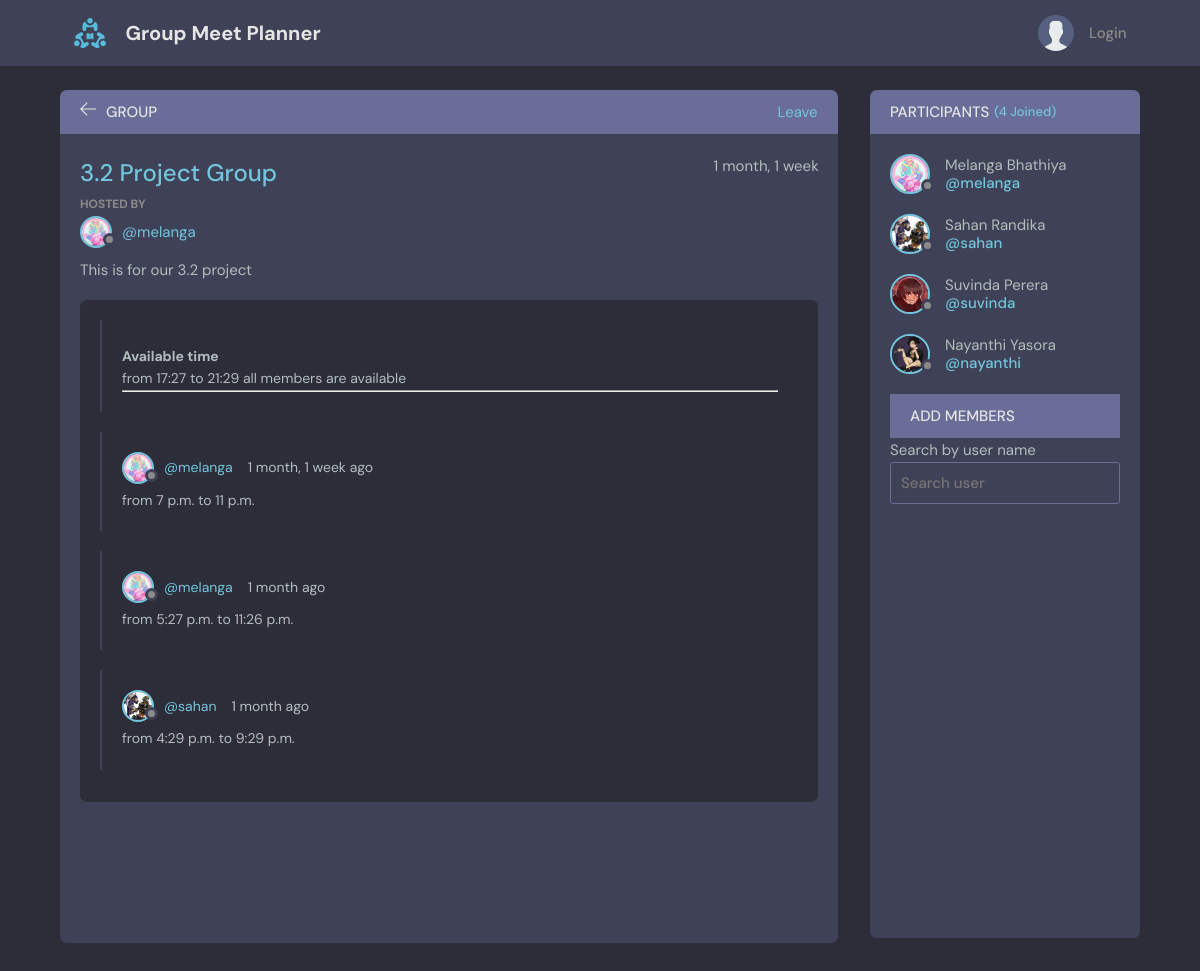
/group/1/, run on the app's committed database.
### base/models.py (models this page shows, shortened)
class Group(models.Model):
    leader = models.ForeignKey(User, on_delete=models.SET_NULL, null=True)
    name = models.CharField(max_length=200)
    description = models.TextField(null=True, blank=True)
    members = models.ManyToManyField(User, related_name='members', blank=True)
    updated = models.DateTimeField(auto_now=True)
    created = models.DateTimeField(auto_now_add=True)
    class Meta:
        ordering = ['-updated', '-created']

class User(AbstractUser):
    name = models.CharField(max_length=200, null=True)
    email = models.EmailField(null=True, blank=True)
    bio = models.TextField(null=True, blank=True)
    profile_pic = models.ImageField(null=True, default="avatar.svg")
    REQUIRED_FIELDS = []

class Time(models.Model):
    start_time = models.TimeField()
    end_time = models.TimeField()
    user = models.ForeignKey(User, on_delete=models.CASCADE)
    group = models.ForeignKey(Group, on_delete=models.CASCADE)
    updated = models.DateTimeField(auto_now=True)
    created = models.DateTimeField(auto_now_add=True)

### base/views.py (the view, shortened to what this page needs)
# urls.py: path('group/<int:pk>/', views.group_page, name="group"),
def group_page(request, pk):
    group = Group.objects.get(id=pk)
    time_slots = group.time_set.all()
    time_sets = []
    for member in group.members.all():
        each_member_time_set = time_slots.filter(user_id=member.id)
        if each_member_time_set.count() != 0:
            time_sets.append(each_member_time_set)
    available_times = []
    if time_sets:
        available_times = get_available_times(time_sets)
    q = request.GET.get('q')
    user_search = {}
    if q is not None:
        user_search = User.objects.filter(username__contains=q)
    return render(request, 'base/group_page.html', {
        'group': group,
        'time_slots': time_slots,
        'users': user_search,
        'available_times': available_times,
    })

### base/time_operations.py (called while the page is built)
def end_time_adjust(end_time):
    midnight = datetime.datetime.strptime("00:00", "%H:%M")
    six_am = datetime.datetime.strptime("06:00", "%H:%M")
    if six_am >= end_time >= midnight:
        end_time += datetime.timedelta(days=1)
    return end_time

def time_slot_combinations(time_slots_per_user):
    n = len(time_slots_per_user)
    indices = [0 for i in range(n)]
    combinations = []
    while 1:
        combination = []
        for i in range(n):
            combination.append(time_slots_per_user[i][indices[i]])
        combinations.append(combination)
        next_index = n - 1
        while next_index >= 0 and (indices[next_index] + 1 >= time_slots_per_user[next_index].count()):
            next_index -= 1
        if next_index < 0:
            break
        indices[next_index] += 1
        for i in range(next_index + 1, n):
            indices[i] = 0
    return combinations

def calculate_intersections_of_combinations(combinations):
    intersections_of_combinations = []
    for combination in combinations:
        intersection_of_combination = intersection_of_intervals(combination)
        if intersection_of_combination['start_time'] != "":
            intersections_of_combinations.append(intersection_of_combination)
    return intersections_of_combinations

### base/templates/base/group_page.html (shortened to what this page needs)
{% extends 'main.html' %}
{% load static %}
{% block content %}
    <main class="profile-page layout layout--2">
        <div class="container">
            <div class="room">
                <div class="room__top">
                    <div class="room__topLeft">
                        <a href="{% url 'home' %}">
                            <svg version="1.1" xmlns="http://www.w3.org/2000/svg" width="32" height="32"
                                 viewBox="0 0 32 32">
                                <title>arrow-left</title>
                                <path
                                        d="M13.723 2.286l-13.723 13.714 13.719 13.714 1.616-1.611-10.96-10.96h27.625v-2.286h-27.625l10.965-10.965-1.616-1.607z"
                                ></path>
                            </svg>
                        </a>
                        <h3>Group</h3>
                    </div>
                    {% if group.leader ==  request.user %}
                        <div class="room__topRight">
                            <a href="{% url 'update-group' group.id %}">
                                <svg
                                        enable-background="new 0 0 24 24"
                                        height="32"
                                        viewBox="0 0 24 24"
                                        width="32"
                                        xmlns="http://www.w3.org/2000/svg"
                                >
                                    <title>edit</title>
                                    <g>
                                        <path d="m23.5 22h-15c-.276 0-.5-.224-.5-.5s.224-.5.5-.5h15c.276 0 .5.224.5.5s-.224.5-.5.5z"></path>
                                    </g>
                                    <g>
                                        <g>
                                            <path d="m2.5 22c-.131 0-.259-.052-.354-.146-.123-.123-.173-.3-.133-.468l1.09-4.625c.021-.09.067-.173.133-.239l14.143-14.143c.565-.566 1.554-.566 2.121 0l2.121 2.121c.283.283.439.66.439 1.061s-.156.778-.439 1.061l-14.142 14.141c-.065.066-.148.112-.239.133l-4.625 1.09c-.038.01-.077.014-.115.014zm1.544-4.873-.872 3.7 3.7-.872 14.042-14.041c.095-.095.146-.22.146-.354 0-.133-.052-.259-.146-.354l-2.121-2.121c-.19-.189-.518-.189-.707 0zm3.081 3.283h.01z"></path>
                                        </g>
                                        <g>
                                            <path d="m17.889 10.146c-.128 0-.256-.049-.354-.146l-3.535-3.536c-.195-.195-.195-.512 0-.707s.512-.195.707 0l3.536 3.536c.195.195.195.512 0 .707-.098.098-.226.146-.354.146z"></path>
                                        </g>
                                    </g>
                                </svg>
                            </a>
                            <a href="{% url 'delete-group' group.id %}">
                                <svg version="1.1" xmlns="http://www.w3.org/2000/svg" width="32" height="32"
                                     viewBox="0 0 32 32">
                                    <title>remove</title>
                                    <path d="M27.314 6.019l-1.333-1.333-9.98 9.981-9.981-9.981-1.333 1.333 9.981 9.981-9.981 9.98 1.333 1.333 9.981-9.98 9.98 9.98 1.333-1.333-9.98-9.98 9.98-9.981z"></path>
                                </svg>
                            </a>
                        </div>
                    {% else %}
                        <div class="room__topRight">
                            <a href="{% url 'leave-group' group.id %}"><span>Leave</span></a>
                        </div>
                    {% endif %}
                </div>
                <div class="room__box scroll">
                    <div class="room__header scroll">
                        <div class="room__info">
                            <h3>{{ group.name }}</h3>
                            <span>{{ group.created|timesince }}</span>
                        </div>
                        <div class="room__hosted">
                            <p>Hosted By</p>
                            <a class="room__author">
                                <div class="avatar avatar--small">
                                    <img src="{{ group.leader.profile_pic.url }}"/>
                                </div>
                                <span>@{{ group.leader.username }}</span>
                            </a>
                        </div>
                        <div class="room__details">
                            {{ group.description }}
                        </div>
                    </div>
                    <div class="room__conversation">
                        <div class="threads scroll">
                            <div class="thread">
                                <div class="thread__details">
                                    {% if time_slots.count == 0 %}
                                        <p>There are no time slots inputted</p>
                                    {% else %}
                                        {% for available_time in available_times %}
                                            <div>
                                                <h2>Available time</h2>
                                                <p>from {{ available_time.start_time }} to {{ available_time.end_time }}
                                                    all
                                                    members are available</p>
                                                <hr>
                                            </div>
                                        {% endfor %}
                                    {% endif %}
                                </div>
                            </div>
                            {% for time_slot in time_slots %}
                                <div class="thread">
                                    <div class="thread__top">
                                        <div class="thread__author">
                                            <a class="thread__authorInfo">
                                                <div class="avatar avatar--small">
                                                    <img src="{{ time_slot.user.profile_pic.url }}"/>
                                                </div>
                                                <span>@{{ time_slot.user.username }}</span>
                                            </a>
                                            <span class="thread__date">{{ time_slot.created|timesince }} ago</span>
                                        </div>
                                    </div>
                                    <div class="thread__details">
                                        from {{ time_slot.start_time }} to {{ time_slot.end_time }}
                                    </div>
                                </div>
                            {% endfor %}
                        </div>
                    </div>
                </div>
            </div>
            <div class="participants">
                <h3 class="participants__top">Participants <span>({{ group.members.all.count }} Joined)</span></h3>
                <div class="participants__list scroll">
                    {% for participant in group.members.all %}
                        <a class="participant">
                            <div class="avatar avatar--medium">
                                <img src="{{ participant.profile_pic.url }}"/>
                            </div>
                            <p>
                                {{ participant.name }}
                                <span>@{{ participant.username }}</span>
                            </p>
                        </a>
                    {% endfor %}
                    <div>
                        <h3 class="participants__top">Add members</h3>
                        <form method="GET" action="">
                            <div class="form__group">
                            <label> Search by user name <br>
                                <input type="text" placeholder="Search user" name="q">
                            </label></div>
                        </form>
                    </div>
                </div>
            </div>
        </div>
    </main>
{% endblock %}

### data on the page
Group: name "3.2 Project Group", created "1 month, 1 week", leader.profile_pic (picture), leader.username "melanga", description "This is for our 3.2 project", members.all.count "4"
Time: user.profile_pic (picture), user.username "melanga", created "1 month, 1 week", start_time "7 p.m.", end_time "11 p.m."
Time: user.profile_pic (picture), user.username "melanga", created "1 month", start_time "5:27 p.m.", end_time "11:26 p.m."
Time: user.profile_pic (picture), user.username "sahan", created "1 month", start_time "4:29 p.m.", end_time "9:29 p.m."
User: profile_pic (picture), name "Melanga Bhathiya", username "melanga"
User: profile_pic (picture), name "Sahan Randika", username "sahan"
User: profile_pic (picture), name "Suvinda Perera", username "suvinda"
User: profile_pic (picture), name "Nayanthi Yasora", username "nayanthi"

### other printed values
{{ available_time.start_time }} "17:27"
{{ available_time.end_time }} "21:29"
